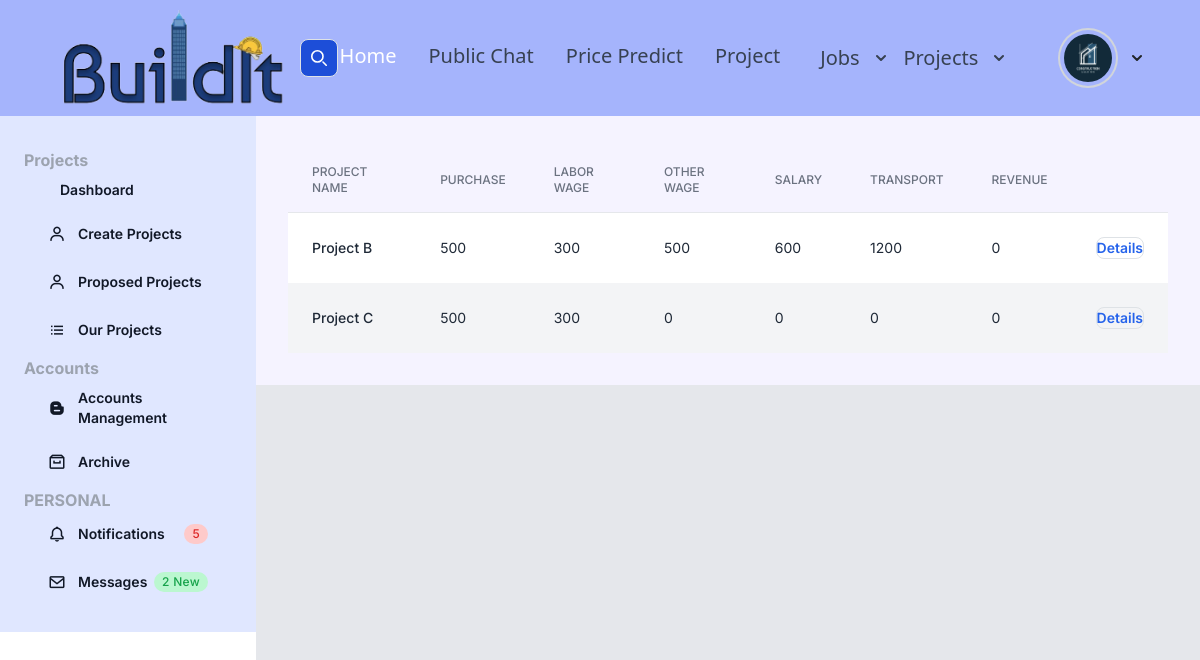
/projects/accounts/ (signed in), run on the app's committed database.
### users/models.py (models this page shows, shortened)
class Profile(models.Model):
    user = models.OneToOneField(User, on_delete=models.CASCADE)
    image = models.ImageField(default='default.jpg',upload_to='profile_pic')
    bio = models.CharField(default='',max_length=100)

### project_manage/models.py (models this page shows)
class Payment(models.Model):
    purchase_payment = models.IntegerField(default=0)
    labor_wages_payment = models.IntegerField(default=0)
    other_wages_payment = models.IntegerField(default=0)
    salary_payment = models.IntegerField(default=0)
    transport_payment = models.IntegerField(default=0)
    revenue = models.IntegerField(default=0)
    no_of_installment = models.IntegerField(default=1)
    installment_payment = models.IntegerField(default=0)
    project = models.ForeignKey(Project, on_delete=models.CASCADE)

class Project(models.Model):
    project_name = models.CharField(max_length=100,default='')
    project_description = models.CharField(max_length=300,default='')
    client_contact_no = models.CharField(max_length=20,default='')
    project_location = models.CharField(max_length=50,default='')
    project_city = models.CharField(max_length=20,default='')
    project_country = models.CharField(max_length=20,default='')
    project_zip = models.IntegerField(default=0)
    budget = models.IntegerField(default=0)
    deadline = models.DateTimeField(default=timezone.now)
    has_closed = models.BooleanField(default=False)
    has_accepted = models.BooleanField(default=False)
    proposed_date = models.DateTimeField(default=timezone.now)
    client = models.ForeignKey(User,on_delete=models.CASCADE,related_name='project_client')
    owner = models.ForeignKey(User,on_delete=models.CASCADE,related_name='project_owner',default=None,null=True)

### project_manage/views.py (the view)
# urls.py: path('accounts/', AccountList.as_view(), name='accounts'),
class AccountList(LoginRequiredMixin,ListView):
    model = Payment
    template_name = 'project_manage/accounts.html'
    context_object_name = 'projects'
    paginate_by = 5
    def get_queryset(self):
        return Payment.objects.filter(project__owner=self.request.user)

### project_manage/templates/project_manage/accounts.html
{% extends 'project_manage/index.html' %}
{% block content %}
<div class="flex flex-col p-8 bg-violet-50">
  <div class="-m-1.5 overflow-x-auto">
    <div class="p-1.5 min-w-full inline-block align-middle">
      <div class="overflow-hidden">
        <table class="min-w-full divide-y divide-gray-200">
          <thead>
            <tr>
              <th scope="col" class="px-6 py-3 text-start text-xs font-medium text-gray-500 uppercase">Project Name</th>
              <th scope="col" class="px-6 py-3 text-start text-xs font-medium text-gray-500 uppercase">Purchase</th>
              <th scope="col" class="px-6 py-3 text-start text-xs font-medium text-gray-500 uppercase">Labor Wage</th>
              <th scope="col" class="px-6 py-3 text-start text-xs font-medium text-gray-500 uppercase">Other Wage</th>
              <th scope="col" class="px-6 py-3 text-start text-xs font-medium text-gray-500 uppercase">Salary</th>
              <th scope="col" class="px-6 py-3 text-start text-xs font-medium text-gray-500 uppercase">Transport</th>
              <th scope="col" class="px-6 py-3 text-start text-xs font-medium text-gray-500 uppercase">Revenue</th>
            </tr>
          </thead>
          <tbody>
            {% for project in projects %}
            	 <tr class="odd:bg-white even:bg-gray-100">
              <td class="px-6 py-4 whitespace-nowrap text-sm font-medium text-gray-800">{{ project.project.project_name }}</td>
              <td class="px-6 py-4 whitespace-nowrap text-sm text-gray-800">{{ project.purchase_payment }}</td>
              <td class="px-6 py-4 whitespace-nowrap text-sm text-gray-800">{{ project.labor_wages_payment }}</td>
              <td class="px-6 py-4 whitespace-nowrap text-sm text-gray-800">{{ project.other_wages_payment }}</td>
              <td class="px-6 py-4 whitespace-nowrap text-sm text-gray-800">{{ project.salary_payment }}</td>
              <td class="px-6 py-4 whitespace-nowrap text-sm text-gray-800">{{ project.transport_payment }}</td>
              <td class="px-6 py-4 whitespace-nowrap text-sm text-gray-800">{{ project.revenue }}</td>
              <td class="px-6 py-4 whitespace-nowrap text-end text-sm font-medium">
                <a href="{% url 'accounts-details' project.project.id %}" class="inline-flex items-center gap-x-2 text-sm font-semibold rounded-lg border border-transparent text-blue-600 hover:text-blue-800 focus:outline-none focus:text-blue-800 disabled:opacity-50 disabled:pointer-events-none">Details</a>
              </td>
            </tr>
            {% endfor %}
          </tbody>
        </table>
      </div>
    </div>
  </div>
</div>
{% endblock %}

### posts/templates/posts/Header.html (shortened to what this page needs)
{% load static %}
<nav class="bg-indigo-300 border-gray-200 px-12 lg:px-6 py-2.5 dark:bg-gray-800 text-xl disfi">
        <div class="flex justify-evenly items-center  max-w-screen-3xl px-8">
            <a href="{% url 'posts-home' %}" class="flex items-center">
                <img src="{% static 'posts/images/logo.png' %}" class="mr-1.5 w-26 h-24 sm:h-24" alt="Flowbite Logo"/>
            </a>
            <form class="flex items-center max-w-4xl w-70" method="get" action="{% url 'post_search' %}">
                <button type="submit"
                        class="p-2.5 ms-2 text-sm font-medium text-white bg-blue-700 rounded-lg border border-blue-700 hover:bg-blue-800 focus:ring-4 focus:outline-none focus:ring-blue-300 dark:bg-blue-600 dark:hover:bg-blue-700 dark:focus:ring-blue-800">
                    <svg class="w-4 h-4" aria-hidden="true" xmlns="http://www.w3.org/2000/svg" fill="none"
                         viewBox="0 0 20 20">
                        <path stroke="currentColor" stroke-linecap="round" stroke-linejoin="round" stroke-width="2"
                              d="m19 19-4-4m0-7A7 7 0 1 1 1 8a7 7 0 0 1 14 0Z"/>
                    </svg>
                </button>
            </form>
            <div class="flex items-center justify-between gap-8 flex-nowrap lg:order-2">
                {% if user.is_authenticated %}
                    <div class="flex justify-between items-center">
                        {% if user.first_name == "B" %}
                            <div class="gap-8">
                                <button id="projectDropdownButton" data-dropdown-toggle="projectDropdown"
                                        class="text-gray-700 hover:bg-blue-800 focus:ring-4 focus:outline-none focus:ring-blue-300 font-medium rounded-lg text-xl px-2 py-2.5 text-center inline-flex items-center dark:bg-blue-600 hover:text-white dark:hover:bg-indigo-700 dark:focus:ring-indigo-700"
                                        type="button">
                                    Projects
                                    <svg class="w-2.5 h-2.5 ms-3" aria-hidden="true" xmlns="http://www.w3.org/2000/svg"
                                         fill="none" viewBox="0 0 10 6">
                                        <path stroke="currentColor" stroke-linecap="round" stroke-linejoin="round"
                                              stroke-width="2" d="m1 1 4 4 4-4"/>
                                    </svg>
                                </button>
                            </div>
                        {% endif %}
                        <div>
                            <button id="profileDropdownButton" data-dropdown-toggle="profileDropdown"
                                    class="py-2.5 text-center inline-flex items-center dark:bg-blue-600 dark:hover:bg-blue-700 dark:focus:ring-blue-800"
                                    type="button">
                                <img class="w-14 ml-12 h-14 p-1 rounded-full ring-2 ring-gray-300 dark:ring-gray-500"
                                     src="{{ user.profile.image.url }}" alt="Rounded avatar">
                                <svg class="w-2.5 h-2.5 ms-3" aria-hidden="true" xmlns="http://www.w3.org/2000/svg"
                                     fill="none" viewBox="0 0 10 6">
                                    <path stroke="currentColor" stroke-linecap="round" stroke-linejoin="round"
                                          stroke-width="2" d="m1 1 4 4 4-4"/>
                                </svg>
                            </button>
                        </div>
                    </div>
                {% endif %}
            </div>
            <div class="hidden justify-between items-center w-full lg:flex lg:w-auto lg:order-1" id="mobile-menu-2">
                <ul class="flex font-medium  lg:space-x-8 lg:mt-0">
                    <li>
                        <a href="{% url 'posts-home' %}"
                           class="block py-2 pr-4 pl-3 text-white rounded bg-blue-700 lg:bg-transparent lg:text-blue-700 lg:p-0 dark:text-white"
                           aria-current="page">Home</a>
                    </li>
                    <li>
                        <a href="{% url 'chat' %}"
                           class="block py-2 pr-4 pl-3 text-gray-700 border-b border-gray-100 hover:bg-gray-50 lg:hover:bg-transparent lg:border-0 lg:hover:text-blue-700 lg:p-0 dark:text-gray-400 lg:dark:hover:text-white dark:hover:bg-gray-700 dark:hover:text-white lg:dark:hover:bg-transparent dark:border-gray-700">Public
                            Chat</a>
                    </li>
                    <li>
                        <a href="{% url 'prediction' %}"
                           class="block py-2 pr-4 pl-3 text-gray-700 border-b border-gray-100 hover:bg-gray-50 lg:hover:bg-transparent lg:border-0 lg:hover:text-blue-700 lg:p-0 dark:text-gray-400 lg:dark:hover:text-white dark:hover:bg-gray-700 dark:hover:text-white lg:dark:hover:bg-transparent dark:border-gray-700">Price
                            Predict</a>
                    </li>
                    <li>
                        <a href="{% url 'project-dashboard' %}"
                           class="block py-2 pr-4 pl-3 text-gray-700 border-b border-gray-100 hover:bg-gray-50 lg:hover:bg-transparent lg:border-0 lg:hover:text-blue-700 lg:p-0 dark:text-gray-400 lg:dark:hover:text-white dark:hover:bg-gray-700 dark:hover:text-white lg:dark:hover:bg-transparent dark:border-gray-700">Project</a>
                    </li>
                    <li>
                        <div class="gap-8">
                                <button id="jobDropdownButton" data-dropdown-toggle="jobDropdown"
                                        class="text-gray-700 hover:bg-blue-800 focus:ring-4 focus:outline-none focus:ring-blue-300 font-medium rounded-lg text-xl px-2 py-2.5 text-center inline-flex items-center dark:bg-blue-600 hover:text-white dark:hover:bg-indigo-700 dark:focus:ring-indigo-700"
                                        type="button">
                                    Jobs
                                    <svg class="w-2.5 h-2.5 ms-3" aria-hidden="true" xmlns="http://www.w3.org/2000/svg"
                                         fill="none" viewBox="0 0 10 6">
                                        <path stroke="currentColor" stroke-linecap="round" stroke-linejoin="round"
                                              stroke-width="2" d="m1 1 4 4 4-4"/>
                                    </svg>
                                </button>
                            </div>
                    </li>
                </ul>
            </div>
        </div>
    </nav>

### posts/static/css_pm/myStyle.css (style rules this page uses)
html { line-height: 1.5; -webkit-text-size-adjust: 100%; -moz-tab-size: 4; -o-tab-size: 4; tab-size: 4; font-family: ui-sans-serif, system-ui, -apple-system, BlinkMacSystemFont, "Segoe UI", Roboto, "Helvetica Neue", Arial, "Noto Sans", sans-serif, "Apple Color Emoji", "Segoe UI Emoji", "Segoe UI Symbol", "Noto Color Emoji"; font-feature-settings: normal; font-variation-settings: normal; }
body { margin: 0; line-height: inherit; }
a { color: inherit; text-decoration: inherit; }
table { text-indent: 0; border-color: inherit; border-collapse: collapse; }
button, input, optgroup, select, textarea { font-family: inherit; font-feature-settings: inherit; font-variation-settings: inherit; font-size: 100%; font-weight: inherit; line-height: inherit; color: inherit; margin: 0; padding: 0; }
button, select { text-transform: none; }
button, [type='button'], [type='reset'], [type='submit'] { -webkit-appearance: button; background-color: transparent; background-image: none; }
ol, ul, menu { list-style: none; margin: 0; padding: 0; }
button, [role="button"] { cursor: pointer; }
img, svg, video, canvas, audio, iframe, embed, object { display: block; vertical-align: middle; }
img, video { max-width: 100%; height: auto; }
.block { display: block; }
.inline-block { display: inline-block; }
.flex { display: flex; }
.hidden { display: none; }
.h-4 { height: 1rem; }
.w-full { width: 100%; }
.items-center { align-items: center; }
.justify-between { justify-content: space-between; }
.overflow-x-auto { overflow-x: auto; }
.rounded { border-radius: 0.25rem; }
.rounded-full { border-radius: 9999px; }
.border { border-width: 1px; }
.border-b { border-bottom-width: 1px; }
.border-gray-100 { --tw-border-opacity: 1; border-color: rgb(243 244 246 / var(--tw-border-opacity)); }
.border-gray-200 { --tw-border-opacity: 1; border-color: rgb(229 231 235 / var(--tw-border-opacity)); }
.p-1 { padding: 0.25rem; }
.px-6 { padding-left: 1.5rem; padding-right: 1.5rem; }
.py-2 { padding-top: 0.5rem; padding-bottom: 0.5rem; }
.pr-4 { padding-right: 1rem; }
.align-middle { vertical-align: middle; }
.text-sm { font-size: 0.875rem; line-height: 1.25rem; }
.text-xl { font-size: 1.25rem; line-height: 1.75rem; }
.font-medium { font-weight: 500; }
.font-semibold { font-weight: 600; }
.uppercase { text-transform: uppercase; }
.text-gray-800 { --tw-text-opacity: 1; color: rgb(31 41 55 / var(--tw-text-opacity)); }
.text-white { --tw-text-opacity: 1; color: rgb(255 255 255 / var(--tw-text-opacity)); }

### data on the page
Payment: project.project_name "Project B", purchase_payment "500", labor_wages_payment "300", other_wages_payment "500", salary_payment "600", transport_payment "1200", revenue "0"
Payment: project.project_name "Project C", purchase_payment "500", labor_wages_payment "300", other_wages_payment "0", salary_payment "0", transport_payment "0", revenue "0"
